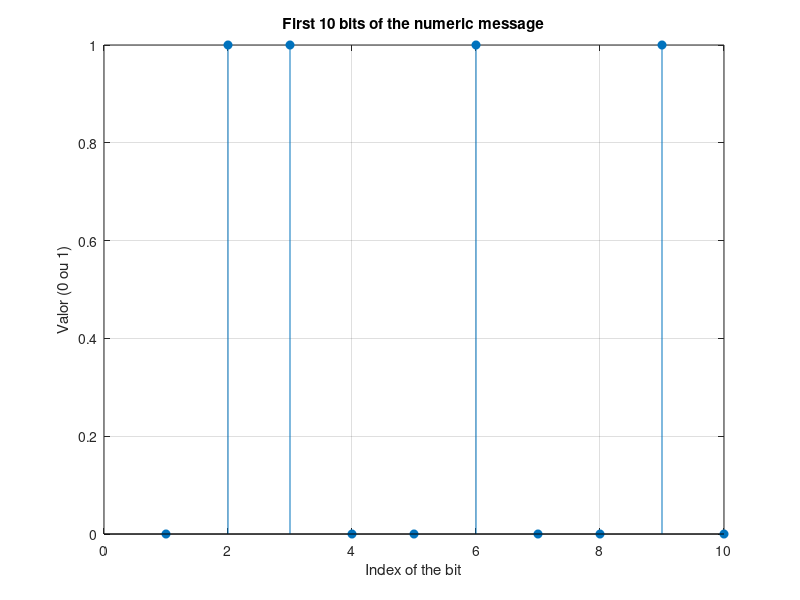
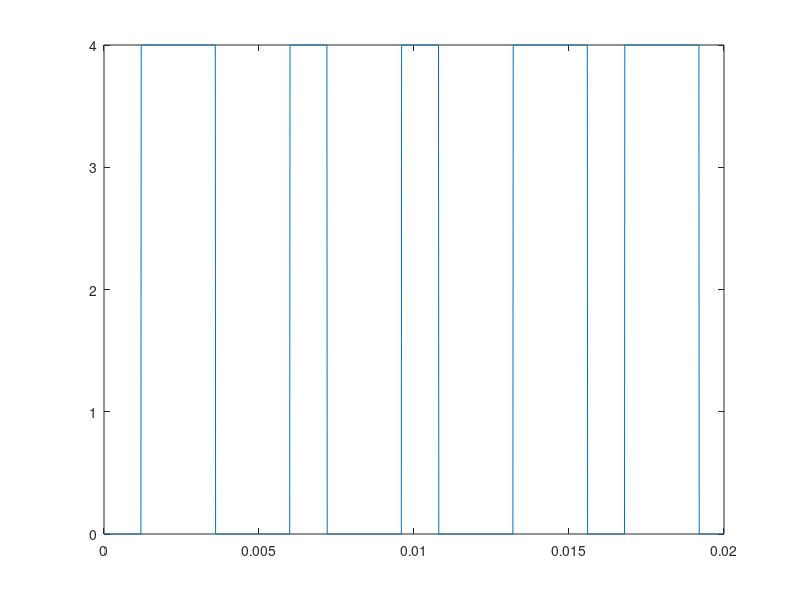
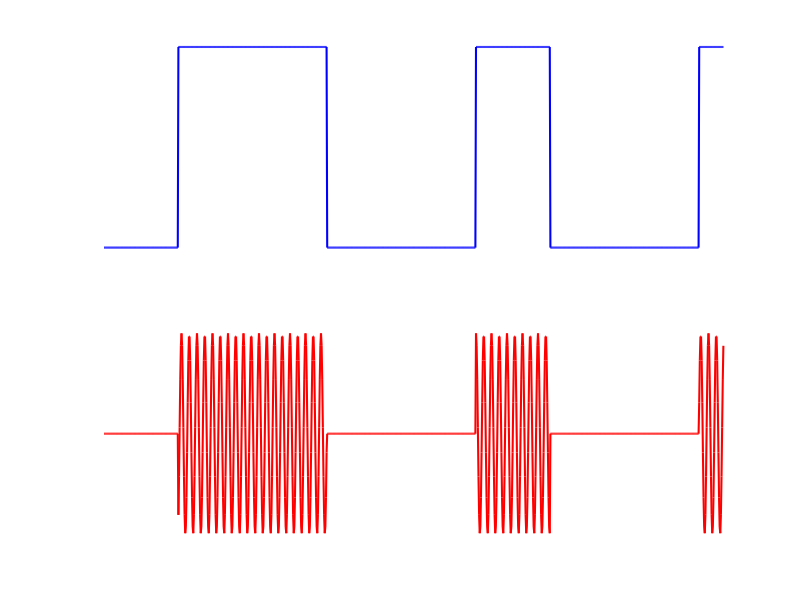
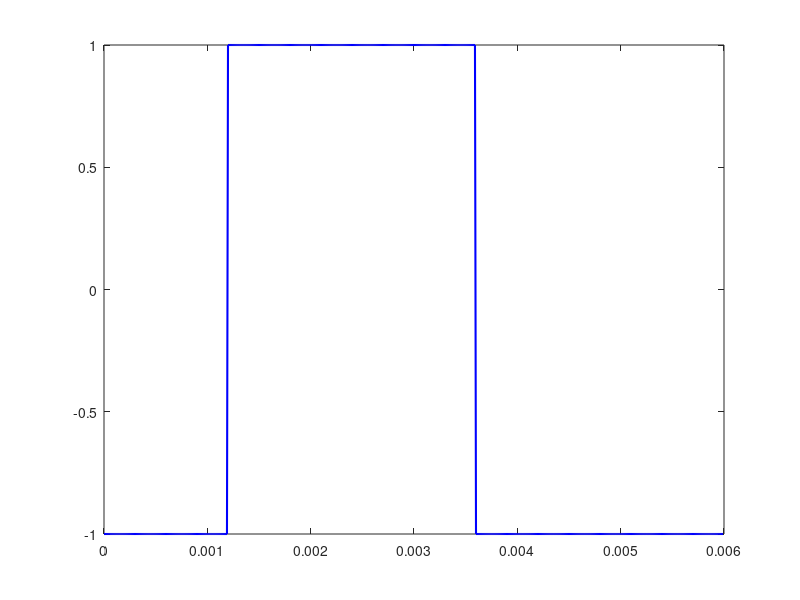

These figures' MATLAB source, in order: (Note: this script raises an error after producing the figures.)
%% 2.
x = randi([0, 1], 1, 4000);
figure;
stem(x(1:10), 'filled');
title('First 10 bits of the numeric message');
xlabel('Index of the bit');
ylabel('Valor (0 ou 1)'); 
grid on;

%% 3.
baseband_signal = repelem(4 * x, 120);
t = (0:length(baseband_signal)-1) / 100e3;
figure;
plot(t(1:2000), baseband_signal(1:2000));
%Tb = Numero de muestras por bit / la frecuencia de muestra = 120 / 100e3
%R= 1/Tb = 100e3 / 120 

%%4.1
portadora = cos(2 * pi * 8e3 * t);
senal_modulada_ASK = baseband_signal .* portadora;
figure;
subplot(2,1,1);
plot(t(1:1000), baseband_signal(1:1000), 'b', 'LineWidth', 1.5); 
axis off; % Enlève les axes 
subplot(2,1,2);
plot(t(1:1000),senal_modulada_ASK(1:1000), 'r', 'LineWidth', 1.5);
axis off; % Enlève les axes
%T = N / fs = 1000/100e3;

%% 4.2
z=2*x-1; 
baseband_signal2= repelem(1 * z, 120);
figure;
plot(t(1:5*120), baseband_signal2(1:5*120), 'b', 'LineWidth', 1.5); 
portadora2 = cos(2 * pi * 8e3 * t);
senal_modulada_BPSK= baseband_signal2 .* portadora;
figure;
plot(t(1:1000),senal_modulada_BPSK(1:1000), 'b', 'LineWidth', 1.5); hold on;
figure;
plot(t(1:1000), baseband_signal2(1:1000), 'b', 'LineWidth', 1.5); 
%Los cambios de fase que detecta
phase_shifts = find(diff(z) ~= 0);
disp(phase_shifts);

%% 4.3 

window_size = 1024; 
noverlap = window_size / 2; % 50% de recouvrement
nfft = 4096;  
figure; 
pwelch(senal_modulada_BPSK, window_size, noverlap, nfft, fs);
title('DSP - Modulation BPSK');
figure;
pwelch(senal_modulada_ASK, window_size, noverlap, nfft, fs);
title('DSP - Modulation ASK');
%Las características más distintivas de ambos espectros:
% ASK: Picos principales alrededor de la frecuencia portadora (8 kHz) / Espectro más amplio porque la amplitud varía directamente con el mensaje.
% BPSK: Pico central alrededor de la frecuencia portadora / Espectro más estrecho que ASK, porque la potencia se concentra alrededor de la portadora.


%% 4.4 
symbols = randsample([-3, -1, 1, 3], 3000, true); %true c’est avec remise
% Séparation phase (I) et quadrature (Q) :
I_seq = symbols(1:2:end); % Indices impairs → phase 
Q_seq = symbols(2:2:end); % Indices pairs → quadrature

% Étendre chaque symbole :
I_signal = repelem(I_seq, 120); 
Q_signal = repelem(Q_seq, 120);
t = (0:length(I_signal)-1) /100e3;

samples_15ms = round(0.015 * fs);

figure;
subplot(2,1,1);
plot(t(1:samples_15ms), I_signal(1:samples_15ms), 'b', 'LineWidth', 1.5);
title('Composante en Phase (I)'); 
xlabel('Temps (s)'); 
ylabel('Amplitude');
grid on;
subplot(2,1,2);
plot(t(1:samples_15ms), Q_signal(1:samples_15ms), 'r', 'LineWidth', 1.5);
title('Composante en Quadrature (Q)'); 
xlabel('Temps (s)');
ylabel('Amplitude'); 
grid on;
portadora_cos = cos(2 * pi * 8e3* t);
portadora_sin = sin(2 * pi * 8e3* t);
QAM16_senal = I_signal .* portadora_cos- Q_signal .* portadora_sin;
figure;
plot(t(1:400), QAM16_signal(1:400), 'k', 'LineWidth', 1.5); 
title('QAM16_senal');

